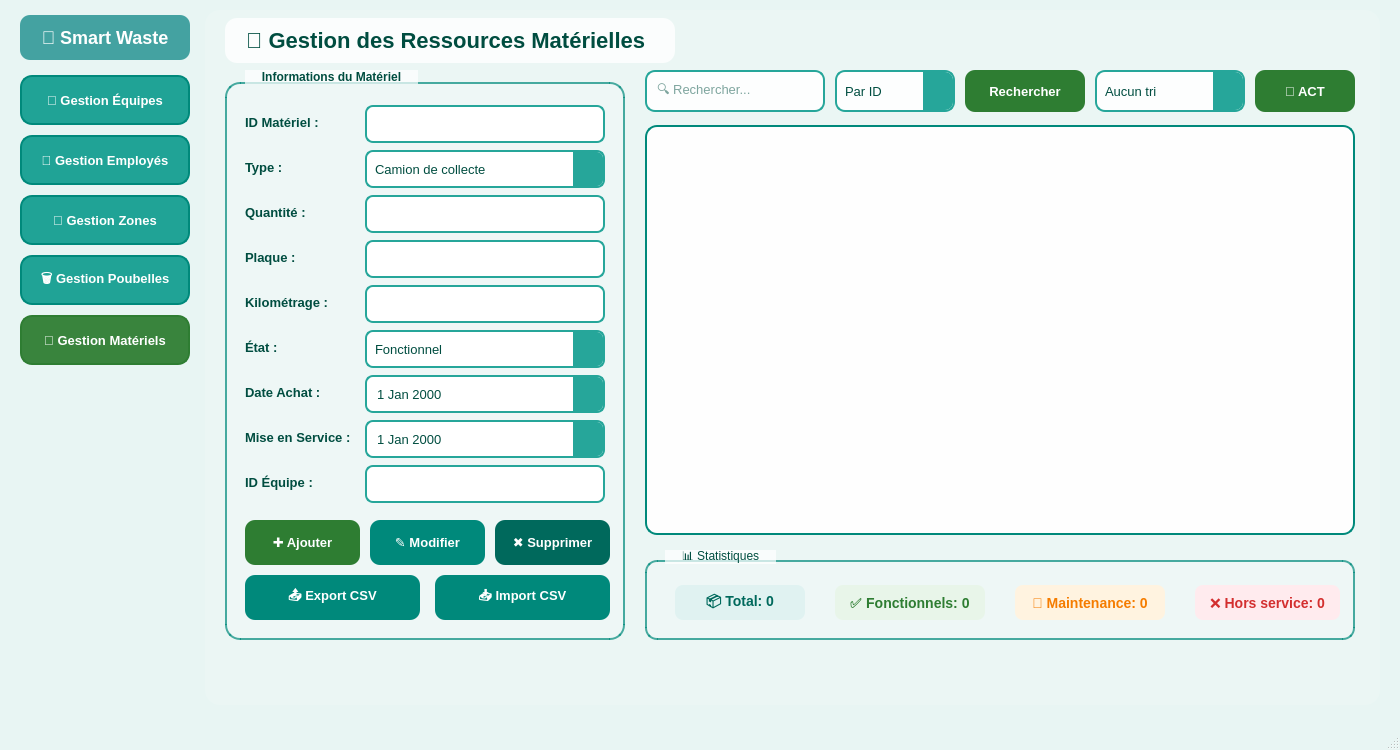
<?xml version="1.0" encoding="UTF-8"?>
<ui version="4.0">
 <class>MainWindow</class>
 <widget class="QMainWindow" name="MainWindow">
  <property name="geometry">
   <rect>
    <x>0</x>
    <y>0</y>
    <width>1400</width>
    <height>750</height>
   </rect>
  </property>
  <property name="windowTitle">
   <string>Smart Waste Management - Gestion Intelligente des Déchets</string>
  </property>
  <property name="styleSheet">
   <string notr="true">QMainWindow {
    background-color: #E8F5F3;
}</string>
  </property>
  <widget class="QWidget" name="centralwidget">
   <property name="styleSheet">
    <string notr="true">QWidget#centralwidget {
    border-image: url(:/background.jpg) 0 0 0 0 stretch stretch;
}</string>
   </property>
   
   <!-- LOGO -->
   <widget class="QLabel" name="label_logo">
    <property name="geometry">
     <rect>
      <x>20</x>
      <y>15</y>
      <width>170</width>
      <height>45</height>
     </rect>
    </property>
    <property name="styleSheet">
     <string notr="true">QLabel {
    color: #FFFFFF;
    font-size: 18px;
    font-weight: bold;
    background-color: rgba(0, 128, 128, 180);
    border-radius: 10px;
    padding: 8px;
}</string>
    </property>
    <property name="text">
     <string>🌿 Smart Waste</string>
    </property>
    <property name="alignment">
     <set>Qt::AlignCenter</set>
    </property>
   </widget>
   
   <!-- BOUTONS MENU -->
   <widget class="QPushButton" name="btnGestionEquipes">
    <property name="geometry">
     <rect>
      <x>20</x>
      <y>75</y>
      <width>170</width>
      <height>50</height>
     </rect>
    </property>
    <property name="styleSheet">
     <string notr="true">QPushButton {
    background-color: rgba(0, 150, 136, 220);
    border: 2px solid #00897B;
    color: white;
    padding: 12px;
    border-radius: 12px;
    font-weight: bold;
    font-size: 13px;
}
QPushButton:hover {
    background-color: rgba(0, 137, 123, 255);
    border: 2px solid #4DB6AC;
}</string>
    </property>
    <property name="text">
     <string>👥 Gestion Équipes</string>
    </property>
   </widget>
   
   <widget class="QPushButton" name="btnGestionEmployes">
    <property name="geometry">
     <rect>
      <x>20</x>
      <y>135</y>
      <width>170</width>
      <height>50</height>
     </rect>
    </property>
    <property name="styleSheet">
     <string notr="true">QPushButton {
    background-color: rgba(0, 150, 136, 220);
    border: 2px solid #00897B;
    color: white;
    padding: 12px;
    border-radius: 12px;
    font-weight: bold;
    font-size: 13px;
}
QPushButton:hover {
    background-color: rgba(0, 137, 123, 255);
    border: 2px solid #4DB6AC;
}</string>
    </property>
    <property name="text">
     <string>👤 Gestion Employés</string>
    </property>
   </widget>
   
   <widget class="QPushButton" name="btnGestionZones">
    <property name="geometry">
     <rect>
      <x>20</x>
      <y>195</y>
      <width>170</width>
      <height>50</height>
     </rect>
    </property>
    <property name="styleSheet">
     <string notr="true">QPushButton {
    background-color: rgba(0, 150, 136, 220);
    border: 2px solid #00897B;
    color: white;
    padding: 12px;
    border-radius: 12px;
    font-weight: bold;
    font-size: 13px;
}
QPushButton:hover {
    background-color: rgba(0, 137, 123, 255);
    border: 2px solid #4DB6AC;
}</string>
    </property>
    <property name="text">
     <string>📍 Gestion Zones</string>
    </property>
   </widget>
   
   <widget class="QPushButton" name="btnGestionPoubelles">
    <property name="geometry">
     <rect>
      <x>20</x>
      <y>255</y>
      <width>170</width>
      <height>50</height>
     </rect>
    </property>
    <property name="styleSheet">
     <string notr="true">QPushButton {
    background-color: rgba(0, 150, 136, 220);
    border: 2px solid #00897B;
    color: white;
    padding: 12px;
    border-radius: 12px;
    font-weight: bold;
    font-size: 13px;
}
QPushButton:hover {
    background-color: rgba(0, 137, 123, 255);
    border: 2px solid #4DB6AC;
}</string>
    </property>
    <property name="text">
     <string>🗑️ Gestion Poubelles</string>
    </property>
   </widget>
   
   <widget class="QPushButton" name="btnGestionMateriels">
    <property name="geometry">
     <rect>
      <x>20</x>
      <y>315</y>
      <width>170</width>
      <height>50</height>
     </rect>
    </property>
    <property name="styleSheet">
     <string notr="true">QPushButton {
    background-color: rgba(46, 125, 50, 240);
    border: 2px solid #2E7D32;
    color: white;
    padding: 12px;
    border-radius: 12px;
    font-weight: bold;
    font-size: 13px;
}
QPushButton:hover {
    background-color: rgba(76, 175, 80, 255);
    border: 2px solid #66BB6A;
}</string>
    </property>
    <property name="text">
     <string>🚛 Gestion Matériels</string>
    </property>
   </widget>
   
   <!-- STACKED WIDGET -->
   <widget class="QStackedWidget" name="stackedWidget">
    <property name="geometry">
     <rect>
      <x>205</x>
      <y>10</y>
      <width>1175</width>
      <height>695</height>
     </rect>
    </property>
    <property name="styleSheet">
     <string notr="true">QStackedWidget {
    background-color: rgba(255, 255, 255, 30);
    border-radius: 15px;
}</string>
    </property>
    <property name="currentIndex">
     <number>0</number>
    </property>
    
    <!-- PAGE MATÉRIELS -->
    <widget class="QWidget" name="pageMateriels">
     <property name="styleSheet">
      <string notr="true">QWidget#pageMateriels {
    background-color: transparent;
}</string>
     </property>
     
     <!-- TITRE -->
     <widget class="QLabel" name="titre_materiels">
      <property name="geometry">
       <rect>
        <x>20</x>
        <y>8</y>
        <width>450</width>
        <height>45</height>
       </rect>
      </property>
      <property name="styleSheet">
       <string notr="true">QLabel {
    color: #004D40;
    font-size: 22px;
    font-weight: bold;
    background-color: rgba(255, 255, 255, 200);
    border-radius: 12px;
    padding: 8px 15px;
}</string>
      </property>
      <property name="text">
       <string>🚛 Gestion des Ressources Matérielles</string>
      </property>
     </widget>
     
     <!-- GROUPE FORMULAIRE -->
     <widget class="QGroupBox" name="groupBox_form">
      <property name="geometry">
       <rect>
        <x>20</x>
        <y>60</y>
        <width>400</width>
        <height>570</height>
       </rect>
      </property>
      <property name="styleSheet">
       <string notr="true">QGroupBox {
    border: 2px solid rgba(0, 137, 123, 180);
    border-radius: 15px;
    margin-top: 12px;
    background-color: rgba(255, 255, 255, 40);
    padding-top: 15px;
    font-weight: bold;
}
QGroupBox::title {
    subcontrol-origin: margin;
    left: 20px;
    padding: 0 15px;
    color: #004D40;
    background-color: rgba(255, 255, 255, 180);
    border-radius: 8px;
    font-size: 14px;
}</string>
      </property>
      <property name="title">
       <string>Informations du Matériel</string>
      </property>
      
      <!-- ID Matériel -->
      <widget class="QLabel" name="lbl_id">
       <property name="geometry">
        <rect>
         <x>20</x>
         <y>40</y>
         <width>110</width>
         <height>25</height>
        </rect>
       </property>
       <property name="styleSheet">
        <string notr="true">color: #004D40; font-weight: bold; font-size: 13px; background: transparent;</string>
       </property>
       <property name="text">
        <string>ID Matériel :</string>
       </property>
      </widget>
      <widget class="QLineEdit" name="lineEdit_id">
       <property name="geometry">
        <rect>
         <x>140</x>
         <y>35</y>
         <width>240</width>
         <height>38</height>
        </rect>
       </property>
       <property name="styleSheet">
        <string notr="true">QLineEdit {
    border: 2px solid #26A69A;
    border-radius: 8px;
    padding: 8px;
    background-color: #FFFFFF;
    font-size: 13px;
    color: #004D40;
}
QLineEdit:focus {
    border: 2px solid #00897B;
    background-color: #E0F2F1;
}</string>
       </property>
      </widget>
      
      <!-- Type -->
      <widget class="QLabel" name="lbl_type">
       <property name="geometry">
        <rect>
         <x>20</x>
         <y>85</y>
         <width>110</width>
         <height>25</height>
        </rect>
       </property>
       <property name="styleSheet">
        <string notr="true">color: #004D40; font-weight: bold; font-size: 13px; background: transparent;</string>
       </property>
       <property name="text">
        <string>Type :</string>
       </property>
      </widget>
      <widget class="QComboBox" name="comboBox_type">
       <property name="geometry">
        <rect>
         <x>140</x>
         <y>80</y>
         <width>240</width>
         <height>38</height>
        </rect>
       </property>
       <property name="styleSheet">
        <string notr="true">QComboBox {
    border: 2px solid #26A69A;
    border-radius: 8px;
    padding: 8px;
    background-color: #FFFFFF;
    font-size: 13px;
    color: #004D40;
}
QComboBox::drop-down {
    border: none;
    background-color: #26A69A;
    width: 30px;
    border-top-right-radius: 6px;
    border-bottom-right-radius: 6px;
}
QComboBox QAbstractItemView {
    background-color: #FFFFFF;
    color: #004D40;
    selection-background-color: #26A69A;
    selection-color: #FFFFFF;
}</string>
       </property>
       <item>
        <property name="text">
         <string>Camion de collecte</string>
        </property>
       </item>
       <item>
        <property name="text">
         <string>Camionnette</string>
        </property>
       </item>
       <item>
        <property name="text">
         <string>Bac roulant</string>
        </property>
       </item>
       <item>
        <property name="text">
         <string>Conteneur</string>
        </property>
       </item>
       <item>
        <property name="text">
         <string>Sac poubelle</string>
        </property>
       </item>
      </widget>
      
      <!-- Quantité -->
      <widget class="QLabel" name="lbl_quantite">
       <property name="geometry">
        <rect>
         <x>20</x>
         <y>130</y>
         <width>110</width>
         <height>25</height>
        </rect>
       </property>
       <property name="styleSheet">
        <string notr="true">color: #004D40; font-weight: bold; font-size: 13px; background: transparent;</string>
       </property>
       <property name="text">
        <string>Quantité :</string>
       </property>
      </widget>
      <widget class="QLineEdit" name="lineEdit_quantite">
       <property name="geometry">
        <rect>
         <x>140</x>
         <y>125</y>
         <width>240</width>
         <height>38</height>
        </rect>
       </property>
       <property name="styleSheet">
        <string notr="true">QLineEdit {
    border: 2px solid #26A69A;
    border-radius: 8px;
    padding: 8px;
    background-color: #FFFFFF;
    font-size: 13px;
    color: #004D40;
}
QLineEdit:focus {
    border: 2px solid #00897B;
    background-color: #E0F2F1;
}</string>
       </property>
      </widget>
      
      <!-- Plaque -->
      <widget class="QLabel" name="lbl_plaque">
       <property name="geometry">
        <rect>
         <x>20</x>
         <y>175</y>
         <width>110</width>
         <height>25</height>
        </rect>
       </property>
       <property name="styleSheet">
        <string notr="true">color: #004D40; font-weight: bold; font-size: 13px; background: transparent;</string>
       </property>
       <property name="text">
        <string>Plaque :</string>
       </property>
      </widget>
      <widget class="QLineEdit" name="lineEdit_plaque">
       <property name="geometry">
        <rect>
         <x>140</x>
         <y>170</y>
         <width>240</width>
         <height>38</height>
        </rect>
       </property>
       <property name="styleSheet">
        <string notr="true">QLineEdit {
    border: 2px solid #26A69A;
    border-radius: 8px;
    padding: 8px;
    background-color: #FFFFFF;
    font-size: 13px;
    color: #004D40;
}
QLineEdit:focus {
    border: 2px solid #00897B;
    background-color: #E0F2F1;
}</string>
       </property>
      </widget>
      
      <!-- Kilométrage -->
      <widget class="QLabel" name="lbl_km">
       <property name="geometry">
        <rect>
         <x>20</x>
         <y>220</y>
         <width>110</width>
         <height>25</height>
        </rect>
       </property>
       <property name="styleSheet">
        <string notr="true">color: #004D40; font-weight: bold; font-size: 13px; background: transparent;</string>
       </property>
       <property name="text">
        <string>Kilométrage :</string>
       </property>
      </widget>
      <widget class="QLineEdit" name="lineEdit_km">
       <property name="geometry">
        <rect>
         <x>140</x>
         <y>215</y>
         <width>240</width>
         <height>38</height>
        </rect>
       </property>
       <property name="styleSheet">
        <string notr="true">QLineEdit {
    border: 2px solid #26A69A;
    border-radius: 8px;
    padding: 8px;
    background-color: #FFFFFF;
    font-size: 13px;
    color: #004D40;
}
QLineEdit:focus {
    border: 2px solid #00897B;
    background-color: #E0F2F1;
}</string>
       </property>
      </widget>
      
      <!-- État -->
      <widget class="QLabel" name="lbl_etat">
       <property name="geometry">
        <rect>
         <x>20</x>
         <y>265</y>
         <width>110</width>
         <height>25</height>
        </rect>
       </property>
       <property name="styleSheet">
        <string notr="true">color: #004D40; font-weight: bold; font-size: 13px; background: transparent;</string>
       </property>
       <property name="text">
        <string>État :</string>
       </property>
      </widget>
      <widget class="QComboBox" name="comboBox_etat">
       <property name="geometry">
        <rect>
         <x>140</x>
         <y>260</y>
         <width>240</width>
         <height>38</height>
        </rect>
       </property>
       <property name="styleSheet">
        <string notr="true">QComboBox {
    border: 2px solid #26A69A;
    border-radius: 8px;
    padding: 8px;
    background-color: #FFFFFF;
    font-size: 13px;
    color: #004D40;
}
QComboBox::drop-down {
    border: none;
    background-color: #26A69A;
    width: 30px;
    border-top-right-radius: 6px;
    border-bottom-right-radius: 6px;
}
QComboBox QAbstractItemView {
    background-color: #FFFFFF;
    color: #004D40;
    selection-background-color: #26A69A;
    selection-color: #FFFFFF;
}</string>
       </property>
       <item>
        <property name="text">
         <string>Fonctionnel</string>
        </property>
       </item>
       <item>
        <property name="text">
         <string>En maintenance</string>
        </property>
       </item>
       <item>
        <property name="text">
         <string>Hors service</string>
        </property>
       </item>
      </widget>
      
      <!-- Date Achat -->
      <widget class="QLabel" name="lbl_achat">
       <property name="geometry">
        <rect>
         <x>20</x>
         <y>310</y>
         <width>110</width>
         <height>25</height>
        </rect>
       </property>
       <property name="styleSheet">
        <string notr="true">color: #004D40; font-weight: bold; font-size: 13px; background: transparent;</string>
       </property>
       <property name="text">
        <string>Date Achat :</string>
       </property>
      </widget>
      <widget class="QDateEdit" name="dateEdit_achat">
       <property name="geometry">
        <rect>
         <x>140</x>
         <y>305</y>
         <width>240</width>
         <height>38</height>
        </rect>
       </property>
       <property name="styleSheet">
        <string notr="true">QDateEdit {
    border: 2px solid #26A69A;
    border-radius: 8px;
    padding: 8px;
    background-color: #FFFFFF;
    font-size: 13px;
    color: #004D40;
}
QDateEdit::drop-down {
    border: none;
    background-color: #26A69A;
    width: 30px;
    border-top-right-radius: 6px;
    border-bottom-right-radius: 6px;
}</string>
       </property>
       <property name="calendarPopup">
        <bool>true</bool>
       </property>
      </widget>
      
      <!-- Mise en Service -->
      <widget class="QLabel" name="lbl_service">
       <property name="geometry">
        <rect>
         <x>20</x>
         <y>355</y>
         <width>120</width>
         <height>25</height>
        </rect>
       </property>
       <property name="styleSheet">
        <string notr="true">color: #004D40; font-weight: bold; font-size: 13px; background: transparent;</string>
       </property>
       <property name="text">
        <string>Mise en Service :</string>
       </property>
      </widget>
      <widget class="QDateEdit" name="dateEdit_service">
       <property name="geometry">
        <rect>
         <x>140</x>
         <y>350</y>
         <width>240</width>
         <height>38</height>
        </rect>
       </property>
       <property name="styleSheet">
        <string notr="true">QDateEdit {
    border: 2px solid #26A69A;
    border-radius: 8px;
    padding: 8px;
    background-color: #FFFFFF;
    font-size: 13px;
    color: #004D40;
}
QDateEdit::drop-down {
    border: none;
    background-color: #26A69A;
    width: 30px;
    border-top-right-radius: 6px;
    border-bottom-right-radius: 6px;
}</string>
       </property>
       <property name="calendarPopup">
        <bool>true</bool>
       </property>
      </widget>
      
      <!-- ID Équipe -->
      <widget class="QLabel" name="lbl_equipe">
       <property name="geometry">
        <rect>
         <x>20</x>
         <y>400</y>
         <width>110</width>
         <height>25</height>
        </rect>
       </property>
       <property name="styleSheet">
        <string notr="true">color: #004D40; font-weight: bold; font-size: 13px; background: transparent;</string>
       </property>
       <property name="text">
        <string>ID Équipe :</string>
       </property>
      </widget>
      <widget class="QLineEdit" name="lineEdit_equipe">
       <property name="geometry">
        <rect>
         <x>140</x>
         <y>395</y>
         <width>240</width>
         <height>38</height>
        </rect>
       </property>
       <property name="styleSheet">
        <string notr="true">QLineEdit {
    border: 2px solid #26A69A;
    border-radius: 8px;
    padding: 8px;
    background-color: #FFFFFF;
    font-size: 13px;
    color: #004D40;
}
QLineEdit:focus {
    border: 2px solid #00897B;
    background-color: #E0F2F1;
}</string>
       </property>
      </widget>
      
      <!-- BOUTONS CRUD -->
      <widget class="QPushButton" name="btn_ajouter">
       <property name="geometry">
        <rect>
         <x>20</x>
         <y>450</y>
         <width>115</width>
         <height>45</height>
        </rect>
       </property>
       <property name="styleSheet">
        <string notr="true">QPushButton {
    background-color: #2E7D32;
    border: none;
    color: white;
    border-radius: 10px;
    font-weight: bold;
    font-size: 13px;
}
QPushButton:hover {
    background-color: #43A047;
}</string>
       </property>
       <property name="text">
        <string>✚ Ajouter</string>
       </property>
      </widget>
      
      <widget class="QPushButton" name="btn_modifier">
       <property name="geometry">
        <rect>
         <x>145</x>
         <y>450</y>
         <width>115</width>
         <height>45</height>
        </rect>
       </property>
       <property name="styleSheet">
        <string notr="true">QPushButton {
    background-color: #00897B;
    border: none;
    color: white;
    border-radius: 10px;
    font-weight: bold;
    font-size: 13px;
}
QPushButton:hover {
    background-color: #26A69A;
}</string>
       </property>
       <property name="text">
        <string>✎ Modifier</string>
       </property>
      </widget>
      
      <widget class="QPushButton" name="btn_supprimer">
       <property name="geometry">
        <rect>
         <x>270</x>
         <y>450</y>
         <width>115</width>
         <height>45</height>
        </rect>
       </property>
       <property name="styleSheet">
        <string notr="true">QPushButton {
    background-color: #00695C;
    border: none;
    color: white;
    border-radius: 10px;
    font-weight: bold;
    font-size: 13px;
}
QPushButton:hover {
    background-color: #00897B;
}</string>
       </property>
       <property name="text">
        <string>✖ Supprimer</string>
       </property>
      </widget>
      
      <!-- BOUTONS EXPORT/IMPORT -->
      <widget class="QPushButton" name="btn_export_csv">
       <property name="geometry">
        <rect>
         <x>20</x>
         <y>505</y>
         <width>175</width>
         <height>45</height>
        </rect>
       </property>
       <property name="styleSheet">
        <string notr="true">QPushButton {
    background-color: #00897B;
    border: none;
    color: white;
    border-radius: 10px;
    font-weight: bold;
    font-size: 13px;
}
QPushButton:hover {
    background-color: #26A69A;
}</string>
       </property>
       <property name="text">
        <string>📤 Export CSV</string>
       </property>
      </widget>
      
      <widget class="QPushButton" name="btn_import_csv">
       <property name="geometry">
        <rect>
         <x>210</x>
         <y>505</y>
         <width>175</width>
         <height>45</height>
        </rect>
       </property>
       <property name="styleSheet">
        <string notr="true">QPushButton {
    background-color: #00897B;
    border: none;
    color: white;
    border-radius: 10px;
    font-weight: bold;
    font-size: 13px;
}
QPushButton:hover {
    background-color: #26A69A;
}</string>
       </property>
       <property name="text">
        <string>📥 Import CSV</string>
       </property>
      </widget>
     </widget>
     
     <!-- ZONE RECHERCHE -->
     <widget class="QLineEdit" name="lineEdit_recherche">
      <property name="geometry">
       <rect>
        <x>440</x>
        <y>60</y>
        <width>180</width>
        <height>42</height>
       </rect>
      </property>
      <property name="styleSheet">
       <string notr="true">QLineEdit {
    border: 2px solid #26A69A;
    border-radius: 10px;
    padding: 8px;
    background-color: rgba(255, 255, 255, 230);
    font-size: 13px;
    color: #004D40;
}
QLineEdit:focus {
    border: 2px solid #00897B;
    background-color: #FFFFFF;
}</string>
      </property>
      <property name="placeholderText">
       <string>🔍 Rechercher...</string>
      </property>
     </widget>
     
     <widget class="QComboBox" name="comboBox_recherche">
      <property name="geometry">
       <rect>
        <x>630</x>
        <y>60</y>
        <width>120</width>
        <height>42</height>
       </rect>
      </property>
      <property name="styleSheet">
       <string notr="true">QComboBox {
    border: 2px solid #26A69A;
    border-radius: 10px;
    padding: 8px;
    background-color: rgba(255, 255, 255, 230);
    font-size: 13px;
    color: #004D40;
}
QComboBox::drop-down {
    background-color: #26A69A;
    width: 30px;
    border-top-right-radius: 8px;
    border-bottom-right-radius: 8px;
}
QComboBox QAbstractItemView {
    background-color: #FFFFFF;
    color: #004D40;
}</string>
      </property>
      <item>
       <property name="text">
        <string>Par ID</string>
       </property>
      </item>
      <item>
       <property name="text">
        <string>Par Type</string>
       </property>
      </item>
      <item>
       <property name="text">
        <string>Par État</string>
       </property>
      </item>
     </widget>
     
     <widget class="QPushButton" name="btn_rechercher">
      <property name="geometry">
       <rect>
        <x>760</x>
        <y>60</y>
        <width>120</width>
        <height>42</height>
       </rect>
      </property>
      <property name="styleSheet">
       <string notr="true">QPushButton {
    background-color: #2E7D32;
    border: none;
    color: white;
    border-radius: 10px;
    font-weight: bold;
    font-size: 13px;
}
QPushButton:hover {
    background-color: #43A047;
}</string>
      </property>
      <property name="text">
       <string>Rechercher</string>
      </property>
     </widget>
     
     <widget class="QComboBox" name="comboBox_tri">
      <property name="geometry">
       <rect>
        <x>890</x>
        <y>60</y>
        <width>150</width>
        <height>42</height>
       </rect>
      </property>
      <property name="styleSheet">
       <string notr="true">QComboBox {
    border: 2px solid #26A69A;
    border-radius: 10px;
    padding: 8px;
    background-color: rgba(255, 255, 255, 230);
    font-size: 13px;
    color: #004D40;
}
QComboBox::drop-down {
    background-color: #26A69A;
    width: 30px;
    border-top-right-radius: 8px;
    border-bottom-right-radius: 8px;
}
QComboBox QAbstractItemView {
    background-color: #FFFFFF;
    color: #004D40;
}</string>
      </property>
      <item>
       <property name="text">
        <string>Aucun tri</string>
       </property>
      </item>
      <item>
       <property name="text">
        <string>Trier par Type</string>
       </property>
      </item>
      <item>
       <property name="text">
        <string>Trier par État</string>
       </property>
      </item>
      <item>
       <property name="text">
        <string>Trier par Km</string>
       </property>
      </item>
     </widget>
     
     <widget class="QPushButton" name="btn_actualiser">
      <property name="geometry">
       <rect>
        <x>1050</x>
        <y>60</y>
        <width>100</width>
        <height>42</height>
       </rect>
      </property>
      <property name="styleSheet">
       <string notr="true">QPushButton {
    background-color: #2E7D32;
    border: none;
    color: white;
    border-radius: 10px;
    font-weight: bold;
    font-size: 13px;
}
QPushButton:hover {
    background-color: #43A047;
}</string>
      </property>
      <property name="text">
       <string>🔄 ACT</string>
      </property>
     </widget>
     
     <!-- TABLEAU -->
     <widget class="QTableView" name="tableView">
      <property name="geometry">
       <rect>
        <x>440</x>
        <y>115</y>
        <width>710</width>
        <height>410</height>
       </rect>
      </property>
      <property name="styleSheet">
       <string notr="true">QTableView {
    background-color: rgba(255, 255, 255, 240);
    border: 2px solid #00897B;
    border-radius: 12px;
    gridline-color: #B2DFDB;
    color: #004D40;
    font-size: 13px;
}
QTableView::item {
    padding: 8px;
}
QTableView::item:selected {
    background-color: #26A69A;
    color: white;
}
QHeaderView::section {
    background-color: #00897B;
    color: white;
    padding: 12px;
    border: none;
    font-weight: bold;
    font-size: 13px;
}</string>
      </property>
      <property name="alternatingRowColors">
       <bool>true</bool>
      </property>
      <property name="selectionBehavior">
       <enum>QAbstractItemView::SelectRows</enum>
      </property>
     </widget>
     
     <!-- STATISTIQUES -->
     <widget class="QGroupBox" name="groupBox_stats">
      <property name="geometry">
       <rect>
        <x>440</x>
        <y>540</y>
        <width>710</width>
        <height>90</height>
       </rect>
      </property>
      <property name="styleSheet">
       <string notr="true">QGroupBox {
    border: 2px solid rgba(0, 137, 123, 180);
    border-radius: 12px;
    margin-top: 10px;
    background-color: rgba(255, 255, 255, 40);
}
QGroupBox::title {
    subcontrol-origin: margin;
    left: 20px;
    padding: 0 15px;
    color: #004D40;
    background-color: rgba(255, 255, 255, 180);
    border-radius: 8px;
    font-weight: bold;
}</string>
      </property>
      <property name="title">
       <string>📊 Statistiques</string>
      </property>
      
      <widget class="QLabel" name="lbl_stat_total">
       <property name="geometry">
        <rect>
         <x>30</x>
         <y>35</y>
         <width>130</width>
         <height>35</height>
        </rect>
       </property>
       <property name="styleSheet">
        <string notr="true">color: #00695C; font-size: 14px; font-weight: bold; background-color: #E0F2F1; border-radius: 8px; padding: 5px;</string>
       </property>
       <property name="text">
        <string>📦 Total: 0</string>
       </property>
       <property name="alignment">
        <set>Qt::AlignCenter</set>
       </property>
      </widget>
      
      <widget class="QLabel" name="lbl_stat_fonctionnel">
       <property name="geometry">
        <rect>
         <x>190</x>
         <y>35</y>
         <width>150</width>
         <height>35</height>
        </rect>
       </property>
       <property name="styleSheet">
        <string notr="true">color: #2E7D32; font-size: 14px; font-weight: bold; background-color: #E8F5E9; border-radius: 8px; padding: 5px;</string>
       </property>
       <property name="text">
        <string>✅ Fonctionnels: 0</string>
       </property>
       <property name="alignment">
        <set>Qt::AlignCenter</set>
       </property>
      </widget>
      
      <widget class="QLabel" name="lbl_stat_maintenance">
       <property name="geometry">
        <rect>
         <x>370</x>
         <y>35</y>
         <width>150</width>
         <height>35</height>
        </rect>
       </property>
       <property name="styleSheet">
        <string notr="true">color: #F57C00; font-size: 14px; font-weight: bold; background-color: #FFF3E0; border-radius: 8px; padding: 5px;</string>
       </property>
       <property name="text">
        <string>🔧 Maintenance: 0</string>
       </property>
       <property name="alignment">
        <set>Qt::AlignCenter</set>
       </property>
      </widget>
      
      <widget class="QLabel" name="lbl_stat_horsservice">
       <property name="geometry">
        <rect>
         <x>550</x>
         <y>35</y>
         <width>145</width>
         <height>35</height>
        </rect>
       </property>
       <property name="styleSheet">
        <string notr="true">color: #D32F2F; font-size: 14px; font-weight: bold; background-color: #FFEBEE; border-radius: 8px; padding: 5px;</string>
       </property>
       <property name="text">
        <string>❌ Hors service: 0</string>
       </property>
       <property name="alignment">
        <set>Qt::AlignCenter</set>
       </property>
      </widget>
     </widget>
     
    </widget>
   </widget>
  </widget>
  <widget class="QMenuBar" name="menubar">
   <property name="geometry">
    <rect>
     <x>0</x>
     <y>0</y>
     <width>1400</width>
     <height>22</height>
    </rect>
   </property>
  </widget>
  <widget class="QStatusBar" name="statusbar"/>
 </widget>
 <resources/>
 <connections/>
</ui>
